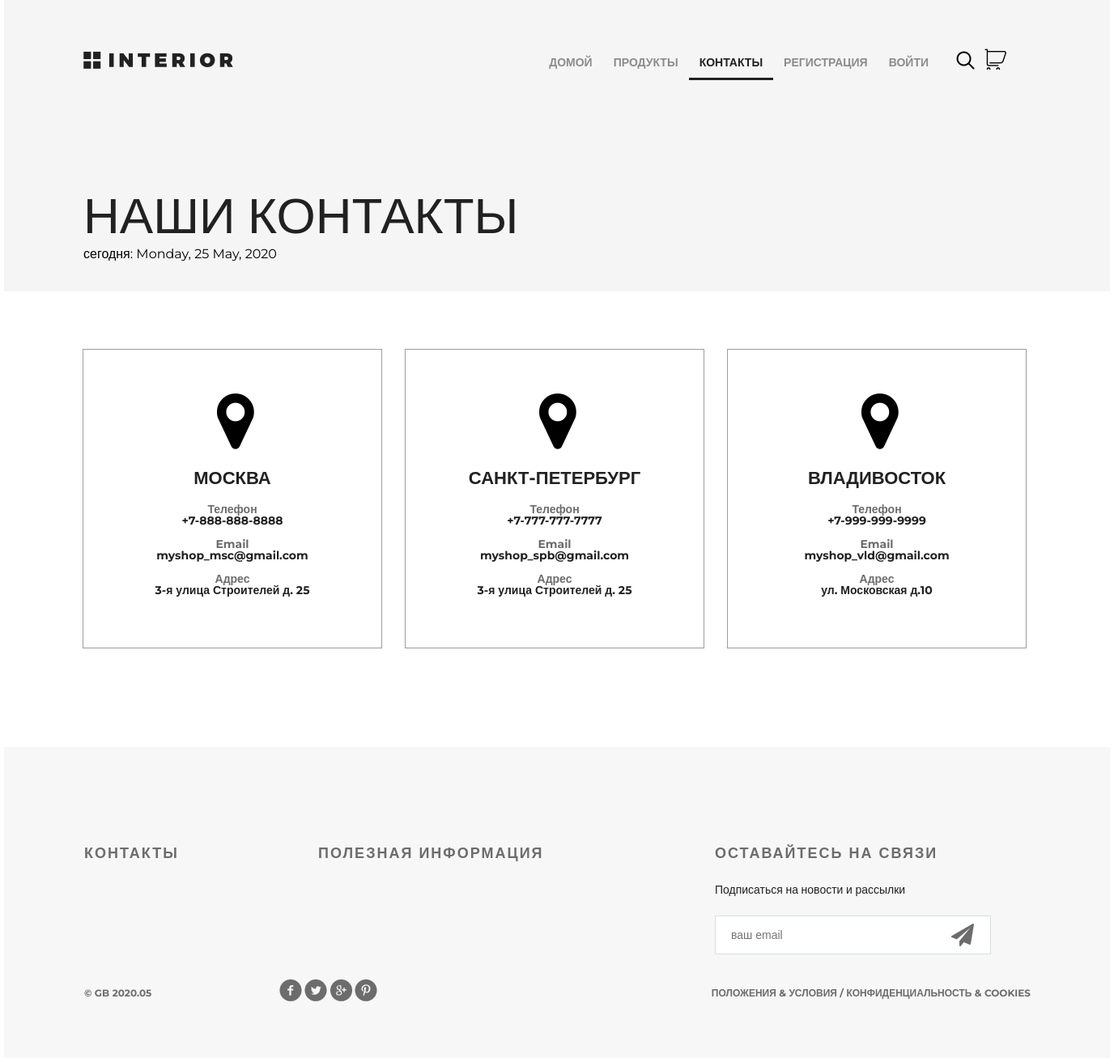
Page /contact/ on the committed database.
### mainapp/models.py (models this page shows, shortened)
class Contact(models.Model):
    phone = models.CharField(max_length=32, verbose_name='номер телефона')
    email = models.EmailField(max_length=128, verbose_name='email')
    city = models.CharField(max_length=32, default='Москва', verbose_name='город')
    address = models.CharField(max_length=128, verbose_name='адрес')

### mainapp/views.py (the view)
# urls.py: path('contact/', mainapp.contact, name='contact'),
def contact(request):
    title = "о нас"
    visit_date = timezone.now()
    locations = Contact.objects.all()
    content = {"title": title, "visit_date": visit_date, "locations": locations}
    return render(request, "mainapp/contact.html", context=content)

### mainapp/templates/mainapp/contact.html
{% extends 'mainapp/base.html' %}
{% load static %}
{% block menu %}
	<div class="container">
		<div class="hero">
			<div class="header clearfix">
				{% include 'mainapp/includes/inc_menu.html' %}
			</div>
			<h1>наши контакты</h1>
			<p>сегодня: {{ visit_date|date:"l, j F, Y" }}</p>
		</div>
	</div>
{% endblock menu %}
{% block content %}
		<div class="location">
			{% for location in locations %}
			<div class="location-1">
				<i class="fa fa-map-marker fa-5x"></i>
				<h4>{{location.city}}</h4>
				<div class="contacts">
					<h5>Телефон</h5>
					<p>{{location.phone}}</p>
				</div>
				<div class="contacts">
					<h5>Email</h5>
					<p>{{location.email}}</p>
				</div>
				<div class="contacts">
					<h5>Адрес</h5>
					<p>{{location.address}}</p>
				</div>
			</div>
			{% endfor %}
		</div>
		<div class="clr"></div>
{% endblock content %}

### static/css/style.css (style rules this page uses)
* { margin: 0; padding: 0; }
body { font-family: 'Montserrat', sans-serif; }
html, body { height: 100%; }
.clr { height: 384px; }
.container { width: 1366px; margin: 0 auto; min-height: 100%; }
.clearfix:after { content: ""; display: block; clear: both; }
.hero { background-color: #f5f5f5; height: 360px; padding-left: 98px; padding-right: 211px; position: relative; }
.hero h1 { color: #212121; font-size: 62px; font-weight: 100; text-align: left; margin-top: 142px; text-transform: uppercase; }
.location { padding: 0px 97px; }
.location-1 { height: 368px; width: 368px; border: 1px solid #9c9c9c; margin: 71px 28px 122px 0px; float: left; }
.location-1:last-child { margin: 71px 0px 122px 0px; }
.location i { display: block; margin: 48px auto 0px; width: 38px; }
.location h4 { margin: 23px auto 23px; text-transform: uppercase; text-align: center; color: #212121; font-size: 22px; font-weight: 700; line-height: 16px; }
.contacts { text-align: center; margin-bottom: 15px; line-height: 14px; color: #212121; font-size: 14px; font-weight: 700; }
.contacts h5 { color: #6c6c6c; font-size: 14px; font-weight: 700; }

### rows in the picture
Contact: city "МОСКВА", phone "+7-888-888-8888", email "myshop_msc@gmail.com", address "3-я улица Строителей д. 25"
Contact: city "САНКТ-ПЕТЕРБУРГ", phone "+7-777-777-7777", email "myshop_spb@gmail.com", address "3-я улица Строителей д. 25"
Contact: city "ВЛАДИВОСТОК", phone "+7-999-999-9999", email "myshop_vld@gmail.com", address "ул. Московская д.10"
